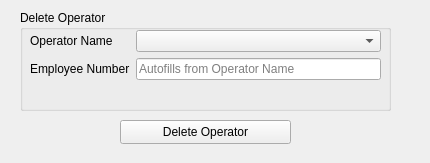
<?xml version="1.0" encoding="UTF-8"?>
<ui version="4.0">
 <class>DeleteOperatorWidget</class>
 <widget class="QWidget" name="DeleteOperatorWidget">
  <property name="geometry">
   <rect>
    <x>0</x>
    <y>0</y>
    <width>430</width>
    <height>163</height>
   </rect>
  </property>
  <property name="windowTitle">
   <string>Delete Operator</string>
  </property>
  <widget class="QPushButton" name="deleteOperatorButton">
   <property name="geometry">
    <rect>
     <x>120</x>
     <y>120</y>
     <width>171</width>
     <height>24</height>
    </rect>
   </property>
   <property name="text">
    <string>Delete Operator</string>
   </property>
  </widget>
  <widget class="QGroupBox" name="deleteOperatorBox">
   <property name="geometry">
    <rect>
     <x>20</x>
     <y>10</y>
     <width>371</width>
     <height>101</height>
    </rect>
   </property>
   <property name="title">
    <string>Delete Operator</string>
   </property>
   <widget class="QWidget" name="formLayoutWidget">
    <property name="geometry">
     <rect>
      <x>10</x>
      <y>20</y>
      <width>351</width>
      <height>71</height>
     </rect>
    </property>
    <layout class="QFormLayout" name="formLayout">
     <item row="0" column="1">
      <widget class="QComboBox" name="deleteOperatorComboBox"/>
     </item>
     <item row="0" column="0">
      <widget class="QLabel" name="label">
       <property name="text">
        <string>Operator Name</string>
       </property>
      </widget>
     </item>
     <item row="1" column="0">
      <widget class="QLabel" name="label_2">
       <property name="text">
        <string>Employee Number</string>
       </property>
      </widget>
     </item>
     <item row="1" column="1">
      <widget class="QLineEdit" name="deleteEmployeeNumberBox">
       <property name="placeholderText">
        <string>Autofills from Operator Name</string>
       </property>
      </widget>
     </item>
    </layout>
   </widget>
  </widget>
 </widget>
 <resources/>
 <connections/>
</ui>
